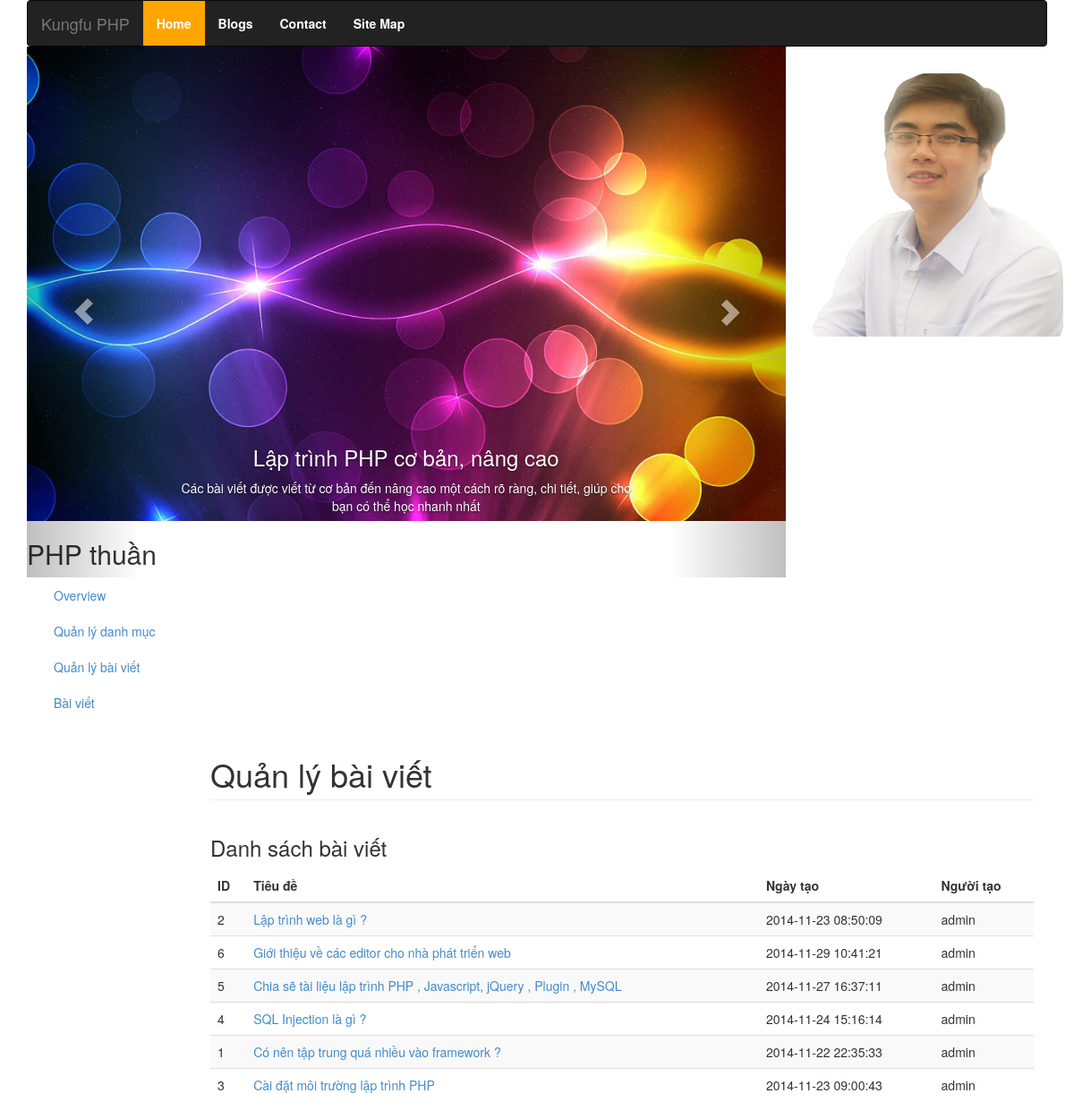
The app's page /admin/danh-sach-bai-viet.php (signed in) with its own data.
### tables this page shows
CREATE TABLE IF NOT EXISTS `thread` (
  `thread_id` int(11) NOT NULL AUTO_INCREMENT,
  `cat_id` int(11) NOT NULL,
  `title` text NOT NULL,
  `title_op` text NOT NULL,
  `short_content` text NOT NULL,
  `content` text NOT NULL,
  `inp_user` varchar(50) NOT NULL,
  `upd_user` varchar(50) NOT NULL,
  `inp_date` datetime NOT NULL,
  `upd_date` datetime NOT NULL,
  PRIMARY KEY (`thread_id`)
);

### admin/danh-sach-bai-viet.php (the view, shortened to what this page needs)
<?php include("incs/top.php"); ?>
    <div class="container-fluid">
      <div class="row">
        <?php include("incs/sidebar.php"); ?>
        <div class="col-sm-9 col-sm-offset-3 col-md-10 col-md-offset-2 main">
          <h1 class="page-header">Quản lý bài viết</h1>
          <?php if (!isset($_GET["thread_id"])):
          ?>
          <h3 class="sub-header">Danh sách bài viết</h3>
          <div class="table-responsive">
            <table class="table table-striped">
              <thead>
                <tr>
                  <th>ID</th>
                  <th>Tiêu đề</th>
                  <th>Ngày tạo</th>
                  <th>Người tạo</th>
                </tr>
              </thead>
              <tbody>
                <?php
                  include("../lib/connection.php");
                  $sql = "SELECT * FROM thread ORDER BY upd_date desc";
                  $query = mysqli_query($conn,$sql);
                  $TRs = "";
                  while ($row = mysqli_fetch_array($query)) {
                    $id = $row["thread_id"];
                    $title = $row['title'];
                    $inp_date = $row['inp_date'];
                    $upd_user = $row['upd_user'];
                    $TRs .= "<tr><td>$id</td><td><a name='thread_$id' href='#'>$title</a> </td><td>$inp_date</td><td>$upd_user</td></tr>";
                  }
                  echo $TRs;
                ?>
              </tbody>
            </table>
          </div>
          <?php endif;?>
        </div>
      </div>
    </div>
  </body>
</html>

### inc/top.php (shortened to what this page needs)
<!DOCTYPE html>
<html lang="en">
  <head>
    <link href="http://<?php echo ROOT; ?>/bootstrap/css/bootstrap.min.css" rel="stylesheet">
  </head>
  <body>
  <div class="container">
      <nav role="navigation" class="navbar navbar-inverse" style="margin-bottom:0px;bg-color">
	      <div class="container-fluid">
	        <div class="navbar-header">
	          <a href="index.php" title="kungfuphp blog" class="navbar-brand">Kungfu PHP</a>
	        </div>
	        <div id="bs-example-navbar-collapse-9" class="collapse navbar-collapse">
	          <ul class="nav navbar-nav">
	            <li class="active"><a href="index.php" title="kungfuphp home page">Home</a></li>
	            <li><a href="blogs-lap-trinh.php" title="kungfuphp blogs">Blogs</a></li>
	            <li><a href="contact.php" title="kungfuphp contact">Contact</a></li>
	            <li><a href="sitemap.html" title="kungfuphp sitemap">Site Map</a></li>
	          </ul>
	        </div>
	      </div>
    </nav>
	<div class="row">
		<div class="col-sm-9">
			<div id="myCarousel" class="carousel slide" data-interval="3000" data-ride="carousel">
	        <ol class="carousel-indicators">
	            <li data-target="#myCarousel" data-slide-to="0" class="active"></li>
	            <li data-target="#myCarousel" data-slide-to="1"></li>
	            <li data-target="#myCarousel" data-slide-to="2"></li>
	        </ol>
	        <div class="carousel-inner">
	            <div class="active item">
	            	<img width="1000" src="http://<?php echo ROOT; ?>/bootstrap/img/background-php-5.jpg">
	                <h2>PHP thuần</h2>
	                <div class="carousel-caption">
	                  <h3>Lập trình PHP cơ bản, nâng cao</h3>
	                  <p>Các bài viết được viết từ cơ bản đến nâng cao một cách rõ ràng, chi tiết, giúp cho bạn có thể học nhanh nhất</p>
	                </div>
	            </div>
	        </div>
	        <a class="carousel-control left" href="#myCarousel" data-slide="prev">
	            <span class="glyphicon glyphicon-chevron-left"></span>
	        </a>
	        <a class="carousel-control right" href="#myCarousel" data-slide="next">
	            <span class="glyphicon glyphicon-chevron-right"></span>
	        </a>
	    </div>
	  </div>
	  <div class="col-sm-3">
	  	<img style="margin-top:30px;" src="http://<?php echo ROOT; ?>/bootstrap/img/hieu-php.png" alt="tronghieu" class="img-rounded">
	  </div>
    </div>

### admin/incs/sidebar.php
<div class="col-sm-3 col-md-2 sidebar" id="admin_sidebar">
          <ul class="nav nav-sidebar">
            <li class="active"><a href="#">Overview <span class="sr-only">(current)</span></a></li>
            <li><a href="quan-ly-danh-muc-bai-viet.php">Quản lý danh mục</a></li>
            <li><a href="danh-sach-bai-viet.php">Quản lý bài viết</a></li>
            <li><a href="bai-viet-moi.php">Bài viết</a></li>
          </ul>
        </div>

### records on screen
thread: thread_id "2", title "Lập trình web là gì ?", inp_date "2014-11-23 08:50:09", upd_user "admin"
thread: thread_id "6", title "Giới thiệu về các editor cho nhà phát triển web", inp_date "2014-11-29 10:41:21", upd_user "admin"
thread: thread_id "5", title "Chia sẽ tài liệu lập trình PHP , Javascript, jQuery , Plugin , MySQL", inp_date "2014-11-27 16:37:11", upd_user "admin"
thread: thread_id "4", title "SQL Injection là gì ?", inp_date "2014-11-24 15:16:14", upd_user "admin"
thread: thread_id "1", title "Có nên tập trung quá nhiều vào framework ?", inp_date "2014-11-22 22:35:33", upd_user "admin"
thread: thread_id "3", title "Cài đặt môi trường lập trình PHP", inp_date "2014-11-23 09:00:43", upd_user "admin"
